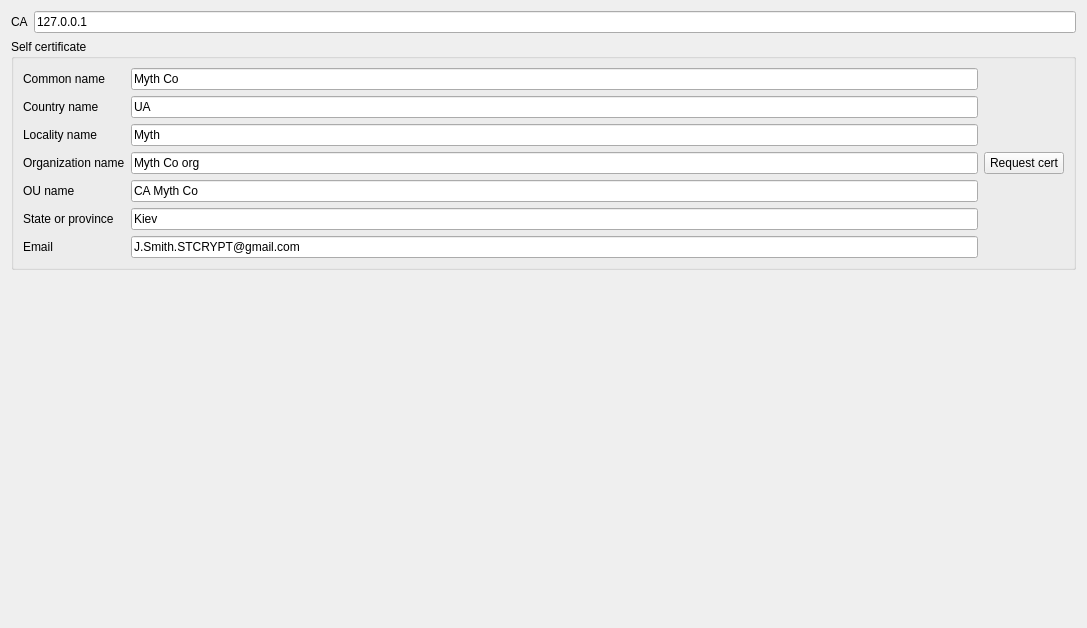
<?xml version="1.0" encoding="UTF-8"?>
<ui version="4.0">
 <class>client_request_self_cert_t</class>
 <widget class="QWidget" name="client_request_self_cert_t">
  <property name="geometry">
   <rect>
    <x>0</x>
    <y>0</y>
    <width>1087</width>
    <height>628</height>
   </rect>
  </property>
  <property name="windowTitle">
   <string>Form</string>
  </property>
  <layout class="QVBoxLayout" name="verticalLayout_2">
   <item>
    <layout class="QHBoxLayout" name="horizontalLayout">
     <item>
      <widget class="QLabel" name="label">
       <property name="text">
        <string>CA</string>
       </property>
      </widget>
     </item>
     <item>
      <widget class="QLineEdit" name="ca_ip_edit">
       <property name="text">
        <string>127.0.0.1</string>
       </property>
      </widget>
     </item>
    </layout>
   </item>
   <item>
    <widget class="QGroupBox" name="request_cert_group">
     <property name="title">
      <string>Self certificate</string>
     </property>
     <layout class="QVBoxLayout" name="verticalLayout">
      <item>
       <layout class="QHBoxLayout" name="horizontalLayout_2">
        <item>
         <layout class="QGridLayout" name="gridLayout_2">
          <item row="0" column="0">
           <widget class="QLabel" name="label_7">
            <property name="text">
             <string>Common name</string>
            </property>
           </widget>
          </item>
          <item row="1" column="0">
           <widget class="QLabel" name="label_8">
            <property name="text">
             <string>Country name</string>
            </property>
           </widget>
          </item>
          <item row="2" column="0">
           <widget class="QLabel" name="label_9">
            <property name="text">
             <string>Locality name</string>
            </property>
           </widget>
          </item>
          <item row="3" column="0">
           <widget class="QLabel" name="label_10">
            <property name="text">
             <string>Organization name</string>
            </property>
           </widget>
          </item>
          <item row="4" column="0">
           <widget class="QLabel" name="label_11">
            <property name="text">
             <string>OU name</string>
            </property>
           </widget>
          </item>
          <item row="5" column="0">
           <widget class="QLabel" name="label_12">
            <property name="text">
             <string>State or province</string>
            </property>
           </widget>
          </item>
          <item row="0" column="1">
           <widget class="QLineEdit" name="common_name_edit">
            <property name="text">
             <string>Myth Co</string>
            </property>
           </widget>
          </item>
          <item row="1" column="1">
           <widget class="QLineEdit" name="country_name_edit">
            <property name="text">
             <string>UA</string>
            </property>
           </widget>
          </item>
          <item row="2" column="1">
           <widget class="QLineEdit" name="locality_name_edit">
            <property name="text">
             <string>Myth</string>
            </property>
           </widget>
          </item>
          <item row="3" column="1">
           <widget class="QLineEdit" name="organization_name_edit">
            <property name="text">
             <string>Myth Co org</string>
            </property>
           </widget>
          </item>
          <item row="4" column="1">
           <widget class="QLineEdit" name="organization_unit_name_edit">
            <property name="text">
             <string>CA Myth Co</string>
            </property>
           </widget>
          </item>
          <item row="5" column="1">
           <widget class="QLineEdit" name="state_or_province_name_edit">
            <property name="text">
             <string>Kiev</string>
            </property>
           </widget>
          </item>
          <item row="6" column="1">
           <widget class="QLineEdit" name="email_name_edit">
            <property name="text">
             <string>J.Smith.STCRYPT@gmail.com</string>
            </property>
           </widget>
          </item>
          <item row="6" column="0">
           <widget class="QLabel" name="label_13">
            <property name="text">
             <string>Email</string>
            </property>
           </widget>
          </item>
         </layout>
        </item>
        <item>
         <widget class="QPushButton" name="request_cert_button">
          <property name="sizePolicy">
           <sizepolicy hsizetype="Fixed" vsizetype="Fixed">
            <horstretch>0</horstretch>
            <verstretch>0</verstretch>
           </sizepolicy>
          </property>
          <property name="text">
           <string>Request cert</string>
          </property>
         </widget>
        </item>
       </layout>
      </item>
     </layout>
    </widget>
   </item>
   <item>
    <spacer name="verticalSpacer">
     <property name="orientation">
      <enum>Qt::Vertical</enum>
     </property>
     <property name="sizeHint" stdset="0">
      <size>
       <width>20</width>
       <height>40</height>
      </size>
     </property>
    </spacer>
   </item>
  </layout>
 </widget>
 <resources/>
 <connections>
  <connection>
   <sender>request_cert_button</sender>
   <signal>clicked()</signal>
   <receiver>client_request_self_cert_t</receiver>
   <slot>request_cert_clicked()</slot>
   <hints>
    <hint type="sourcelabel">
     <x>1026</x>
     <y>139</y>
    </hint>
    <hint type="destinationlabel">
     <x>818</x>
     <y>503</y>
    </hint>
   </hints>
  </connection>
 </connections>
 <slots>
  <slot>request_cert_clicked()</slot>
 </slots>
</ui>
